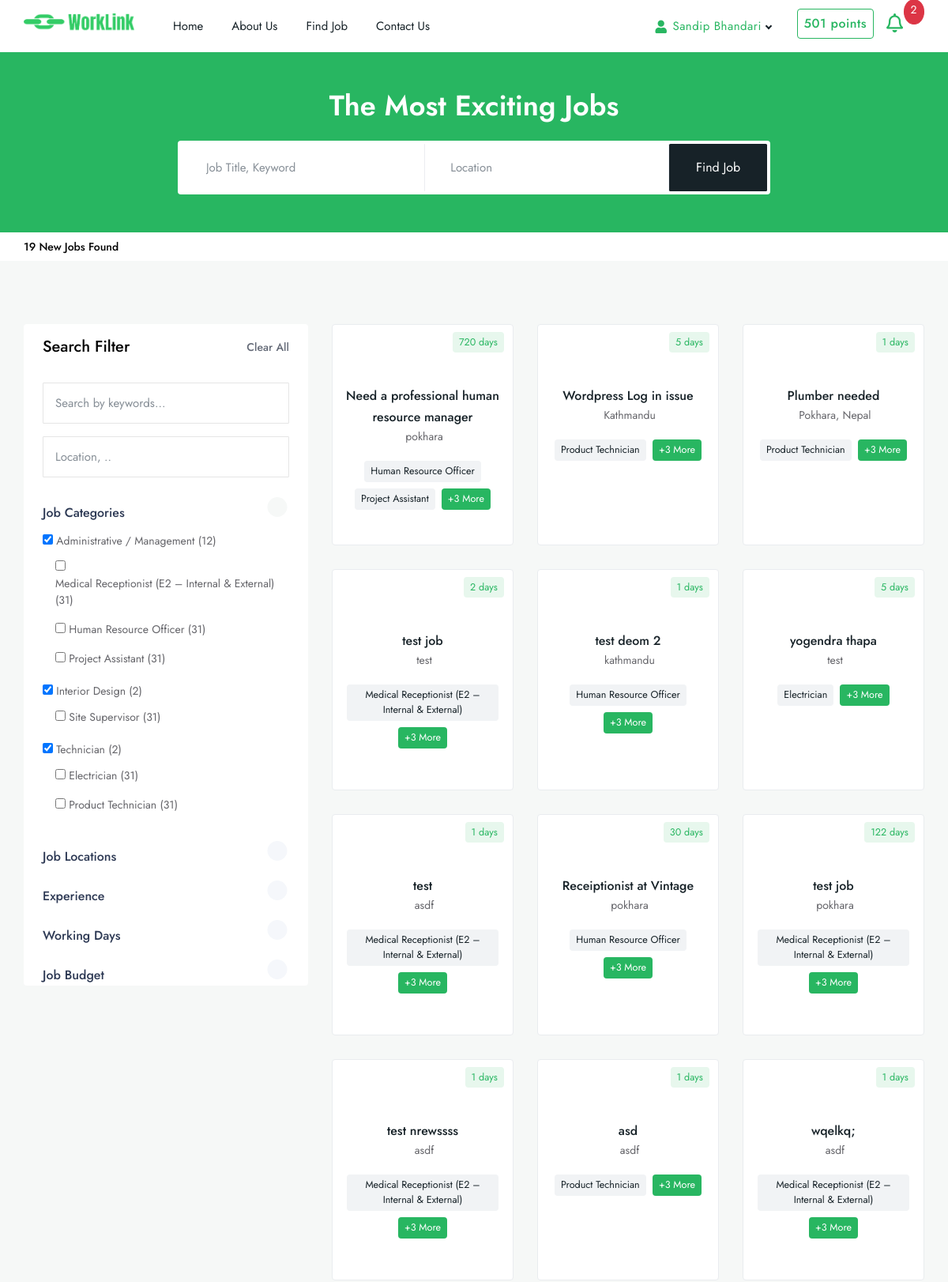
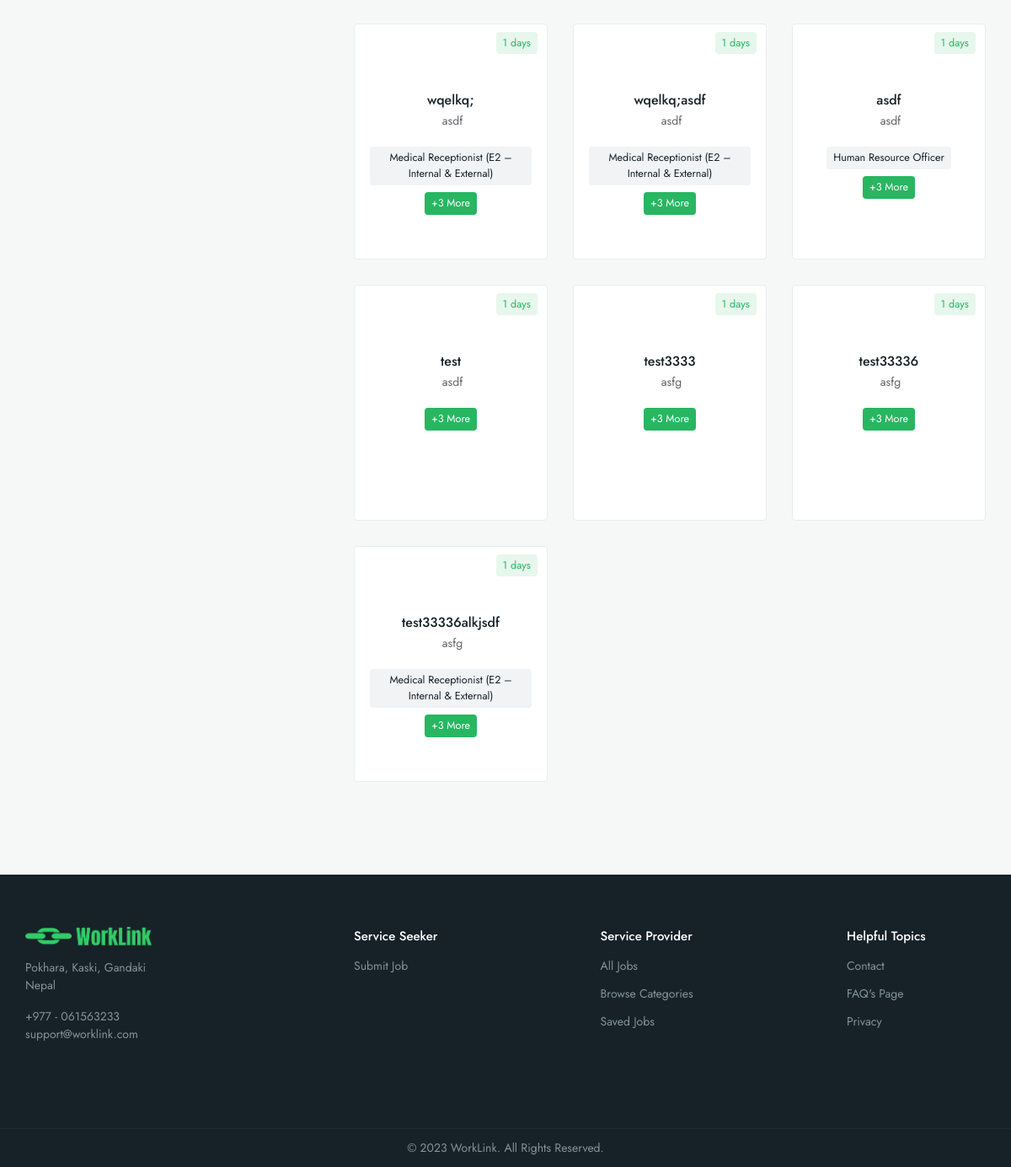
/services/ (signed in), run on an earlier commit of the app's database (2 pictures, top to bottom).
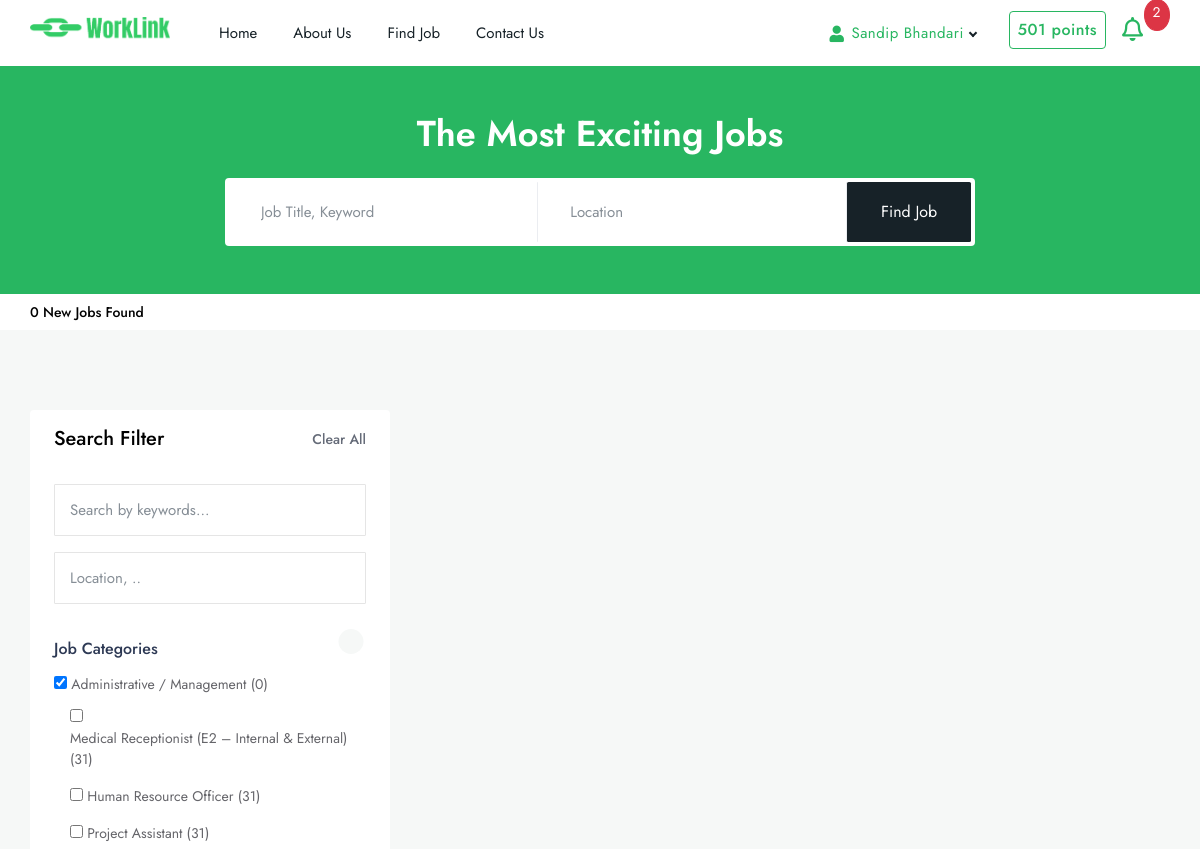
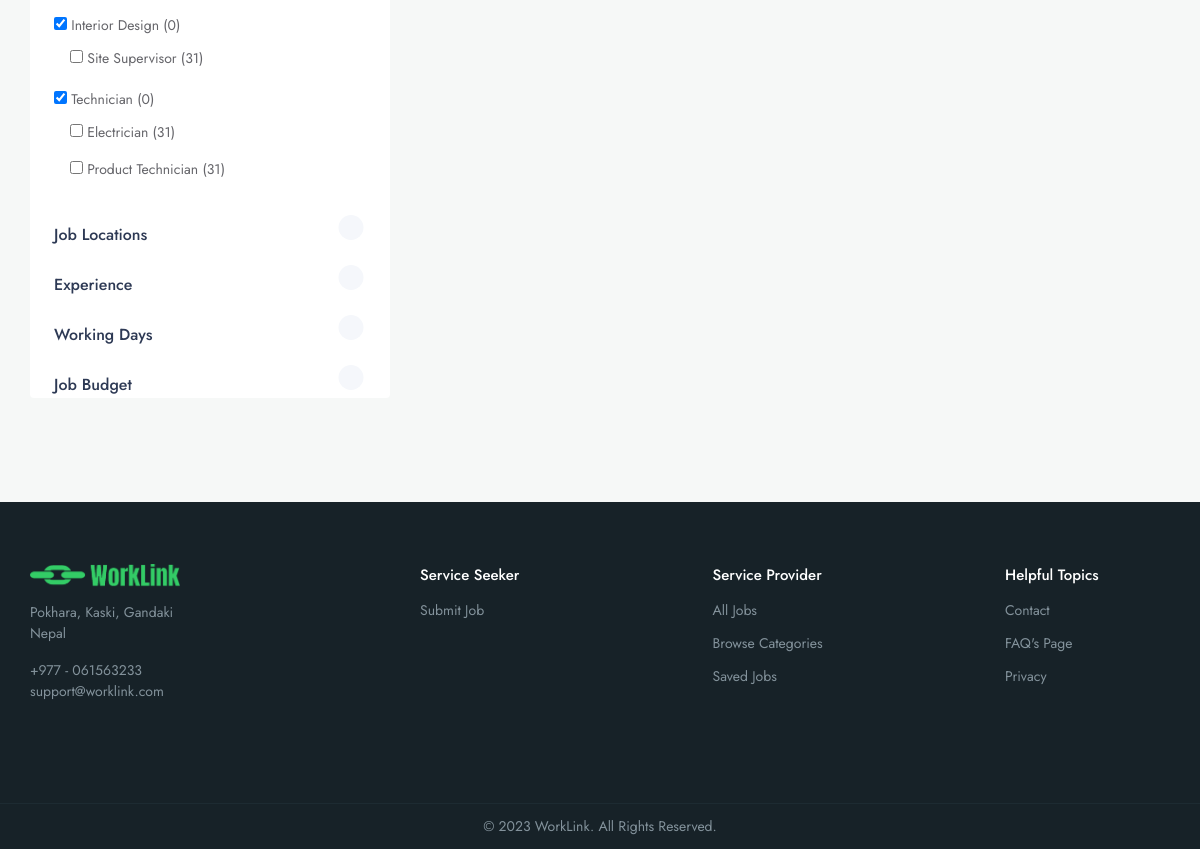
And on a later commit of the database (2 pictures, top to bottom).
### services/models.py (models this page shows, shortened)
class Category(models.Model):
    name = models.CharField(max_length=100)
    skills=models.ManyToManyField(JobSkills, blank=True)
    image= models.ImageField(upload_to='category/', blank=True, null=True)
    created_at = models.DateTimeField(auto_now_add=True)
    updated_at = models.DateTimeField(auto_now=True)
    class Meta:
        verbose_name_plural = 'Categories'
    @property
    def no_of_jobs(self):
        return self.services_set.all().count()
    def skills_of_category(self):
        return self.skills.all()

class JobSkills(models.Model):
    name = models.CharField(max_length=100)
    def __str__(self):
        return self.name
    class Meta:
        verbose_name_plural = 'Job skills'

class Services(models.Model):
    title = models.CharField(max_length=100)
    description = models.TextField()
    amount = models.IntegerField(default='0', help_text="Enter amount in rupees")
    duration= models.IntegerField(default='1', help_text="Enter time in days")
    STATUS=(
        ('active', 'Active'),
        ('completed', 'Completed'),
        ('hiring', 'Hiring')
    )
    status = models.CharField(max_length=100, choices=STATUS, default='hiring')
    category = models.ManyToManyField(Category, blank=True)
    skills =models.ManyToManyField(JobSkills, blank=True)
    vacancy = models.IntegerField(help_text="Enter number of vacancies", default='1')
    posted_by= models.ForeignKey(User, on_delete=models.CASCADE, related_name='services', null=True)
    location =models.CharField(max_length=200)
    image = models.ImageField(upload_to='services/')
    created_at = models.DateTimeField(auto_now_add=True)
    updated_at = models.DateTimeField(auto_now=True)
    class Meta:
        verbose_name_plural = 'Services'

### services/views.py (the view)
# urls.py: path('services/', views.services_search, name="service-search"),
@login_required(login_url='/auth/login/')
def services_search(request):
    if request.user.role == 'Service Seeker':
        return redirect('dashboard')
    categories = Category.objects.all()
    services = Services.objects.all()
    context={
        'services': services,
        'categories': categories,
    }
    return render(request, 'services/services-search.html', context)

### services/templates/services/services-search.html (shortened to what the changed rows need)
{% extends 'base.html' %}
{% load static %}
{% block content %}
    <div class="py-5 theme-bg" data-overlay="0">
        <div class="container">
            <div class="row justify-content-center">
                <div class="col-xl-8 col-lg-10 col-md-12 col-sm-12 col-12">
                    <div class="text-center mb-2">
                        <h1 class="ft-bold mb-4">The Most Exciting Jobs</h1>
                    </div>
                </div>
            </div>
        </div>
    </div>
    <section class="py-2 br-bottom  ">
        <div class="container">
            <div class="row align-items-center justify-content-between">
                <div class="col-xl-3 col-lg-4 col-md-5 col-sm-12">
                    <h6 class="mb-0 ft-medium fs-sm">{{services.count}} New Jobs Found</h6>
                </div>
                </div>
            </div>
        </div>
    <section class="bg-light">
        <div class="container">
            <div class="row">
                <div class="col-lg-4 col-md-12 col-sm-12">
                    <div class="bg-white rounded mb-4">
                        <div class="sidebar-widgets collapse miz_show" id="search_open" data-parent="#search_open">
                            <div class="search-inner">
                                <div class="filter_wraps">
                                    <div class="single_search_boxed px-4 pt-0 br-bottom">
                                        <div class="widget-boxed-body collapse show" id="categories" data-parent="#categories">
                                            <div class="side-list no-border">
                                                <div class="single_filter_card">
                                                    <div class="card-body p-0">
                                                        <div class="inner_widget_link">
                                                            <ul class="no-ul-list filter-list">
                                                                {% for category in categories %}
                                                                <li>
                                                                    <input id="a1" class="checkbox-custom" name="ADA" type="checkbox" checked="">
                                                                    <label for="a1" class="checkbox-custom-label">{{category.name}} ({{category.no_of_jobs}})</label>
                                                                    <ul class="no-ul-list filter-list">
                                                                        {% for skill in category.skills_of_category %}
                                                                        <li>
                                                                            <input id="aa1" class="checkbox-custom" name="ADA" type="checkbox">
                                                                            <label for="aa1" class="checkbox-custom-label">{{skill}} (31)</label>
                                                                        </li>
                                                                        {% endfor %}
                                                                    </ul>
                                                                </li>
                                                                {% endfor %}
                                                            </ul>
                                                        </div>
                                                    </div>
                                                </div>
                                            </div>
                                        </div>
                                    </div>
                                </div>
                            </div>
                        </div>
                    </div>
                </div>
                <div class="col-lg-8 col-md-12 col-sm-12">
                    <div class="row align-items-center">
                        {% for job in services %}
                        <div class="col-xl-4 col-lg-6 col-md-6 col-sm-12">
                            <div class="job_grid border rounded ">
                                <div class="position-absolute ab-right"><span class="medium worklink-theme theme-bg-light px-2 py-1 rounded">{{job.duration}} days</span></div>
                                <div class="job_grid_thumb mb-2 pt-5 px-3">
                                    <a href="{% url 'service-detail' job.id %}" class="d-block text-center m-auto"><img src="{{ job.image.url}}" class="img-fluid" width="70" alt="" /></a>
                                </div>
                                <div class="job_grid_caption text-center pb-3 px-3">
                                    <h4 class="mb-0 ft-medium medium"><a href="{% url 'service-detail' job.id %}" class="text-dark fs-md">{{job.title}}</a></h4>
                                    <div class="jbl_location"><span>{{job.location}}</span></div>
                                </div>
                                <div class="job_grid_footer pb-4 px-3">
                                    <ul class="p-0 skills_tag text-center">
                                        {% for skill in job.skills.all %}
                                        <li><span class="px-2 py-1 medium skill-bg rounded text-dark">{{skill}}</span></li>
                                        {% endfor %}
                                        <li><span class="px-2 py-1 medium theme-bg rounded text-light">+3 More</span></li>
                                    </ul>
                                </div>
                            </div>
                        </div>
                        {% endfor %}
                    </div>
                </div>
            </div>
        </div>
    </section>
{% endblock content %}

What changed in the data, as far as the page shows it:
removed Services: duration "720", title "Need a professional human resource manager", location "pokhara", JobSkills (name "Human Resource Officer"), JobSkills (name "Project Assistant")
removed Services: duration "5", title "Wordpress Log in issue", location "Kathmandu", JobSkills (name "Product Technician")
removed Services: duration "1", title "Plumber needed", location "Pokhara, Nepal", JobSkills (name "Product Technician")
removed Services: duration "2", title "test job", location "test", JobSkills (name "Medical Receptionist (E2 – Internal & External)")
removed Services: duration "1", title "test deom 2", location "kathmandu", JobSkills (name "Human Resource Officer")
removed Services: duration "5", title "yogendra thapa", location "test", JobSkills (name "Electrician")
removed Services: duration "1", title "test", location "asdf", JobSkills (name "Medical Receptionist (E2 – Internal & External)")
removed Services: duration "30", title "Receiptionist at Vintage", location "pokhara", JobSkills (name "Human Resource Officer")
removed Services: duration "122", title "test job", location "pokhara", JobSkills (name "Medical Receptionist (E2 – Internal & External)")
removed Services: duration "1", title "test nrewssss", location "asdf", JobSkills (name "Medical Receptionist (E2 – Internal & External)")
removed Services: duration "1", title "asd", location "asdf", JobSkills (name "Product Technician")
removed Services: duration "1", title "wqelkq;", location "asdf", JobSkills (name "Medical Receptionist (E2 – Internal & External)")
removed Services: duration "1", title "wqelkq;", location "asdf", JobSkills (name "Medical Receptionist (E2 – Internal & External)")
removed Services: duration "1", title "wqelkq;asdf", location "asdf", JobSkills (name "Medical Receptionist (E2 – Internal & External)")
removed Services: duration "1", title "asdf", location "asdf", JobSkills (name "Human Resource Officer")
removed Services: duration "1", title "test", location "asdf"
removed Services: duration "1", title "test3333", location "asfg"
removed Services: duration "1", title "test33336", location "asfg"
removed Services: duration "1", title "test33336alkjsdf", location "asfg", JobSkills (name "Medical Receptionist (E2 – Internal & External)")
computed for Category "Administrative / Management": no_of_jobs "12" → "0"
computed for Category "Interior Design": no_of_jobs "2" → "0"
computed for Category "Technician": no_of_jobs "2" → "0"
Also different on the page:
{{ services.count }}: "19" → "0"
